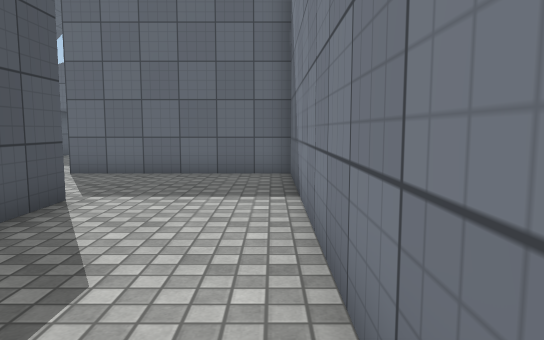
[1] (above)

16 first-person views from a walk through a scene from a Unity 3-D project. The camera is 1.2 m above the floor, tilts 6° down and sees 70° across. The floor is counted in squares, 1 m on a side. Each view is taken from the middle of a square. On the plan, view 1 faces up. The plan holds only what a view shows up to about 15 squares ahead; the rest is blank. The place goes on beyond the plan. The player character is not drawn. Surface patterns are stand-ins for the level's own textures.

[2]
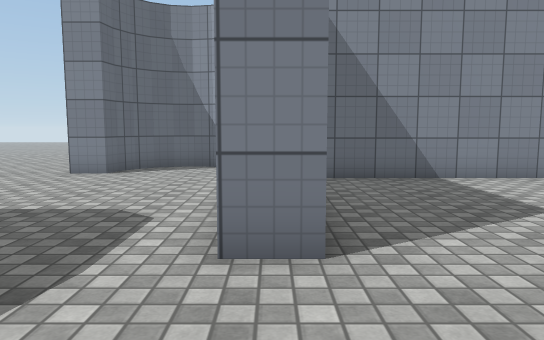

[3]
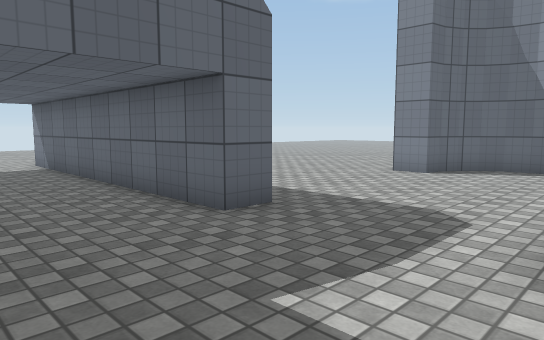

[4]
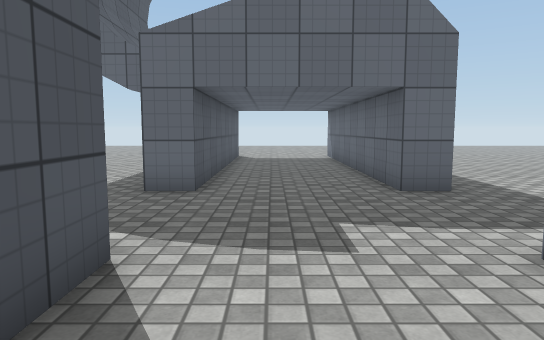

[5]
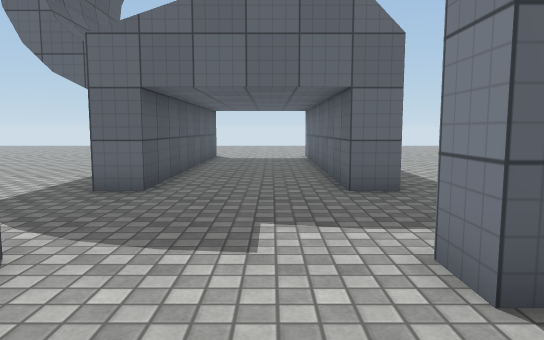

[6]
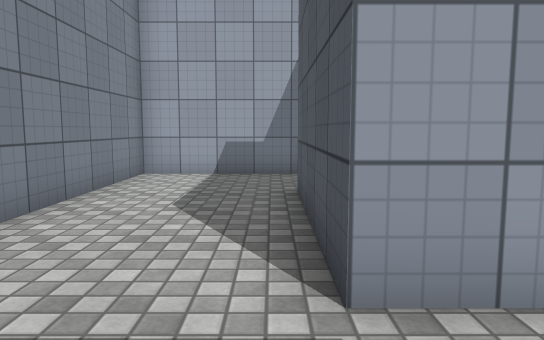

[7]
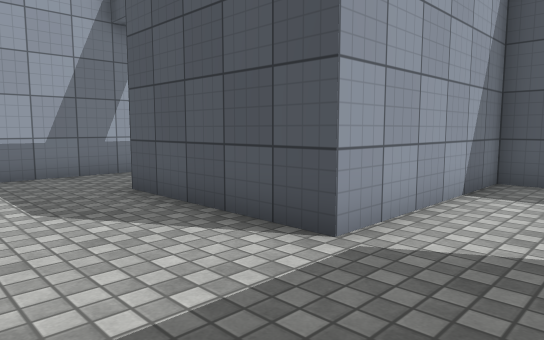

[8]
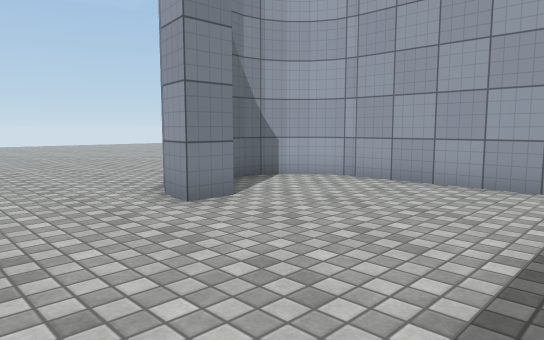

[9]
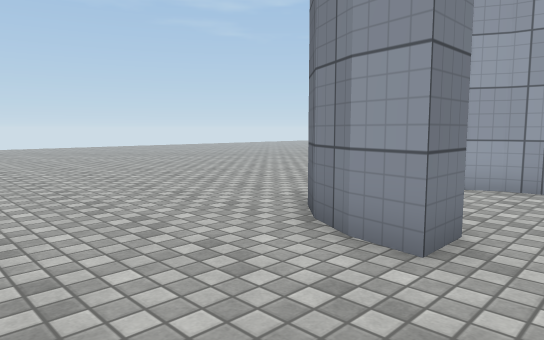

[10]
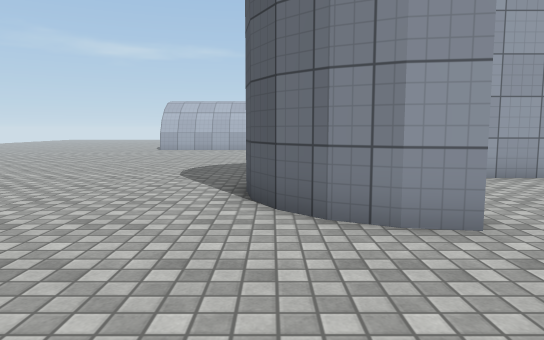

[11]
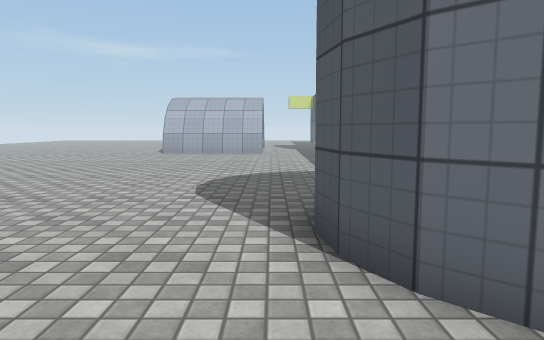

[12]
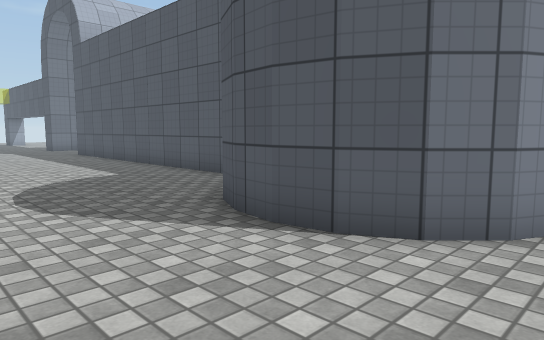

[13]
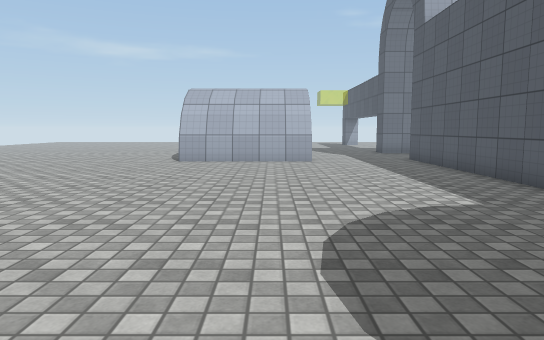

[14]
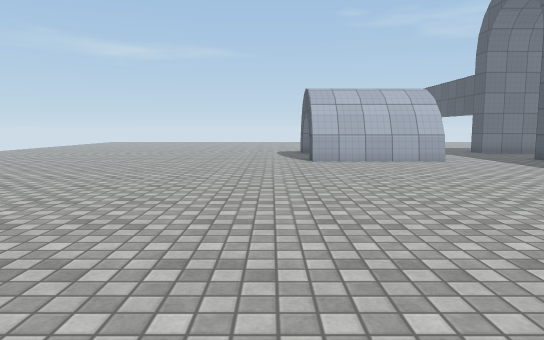

[15]
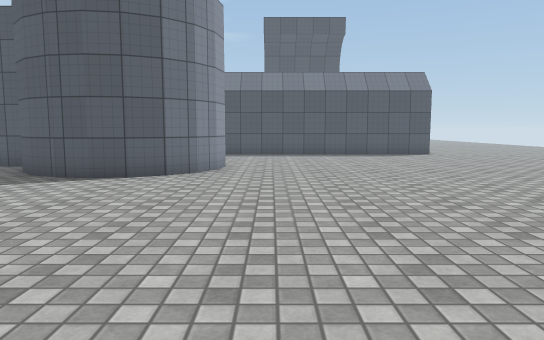

[16]
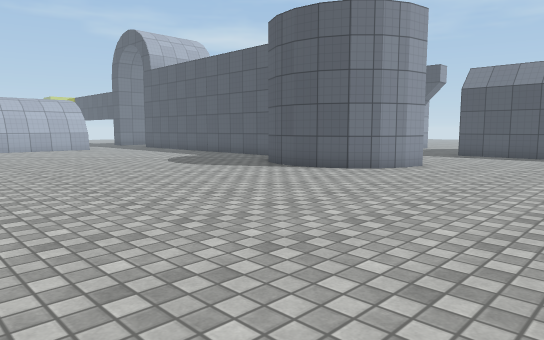

### Floor plan
Points are (right, up) in squares from view 1. A wall is a line through its corners. A room is listed if a view was taken in it or the views show most of it. See-through windows are left out.
Room 1 (views 1, 2, 3, 4, 5, 6, 7, 8, 9, 10, 11, 12, 13, 14, 15, 16)
walls: (1.4, 11.5) (2.1, 11.6) (2.7, 11.9) (3.1, 12.3) (3.4, 12.9) (3.5, 13.5) (3.4, 14.4) (2.7, 15.1) (2.1, 15.4) (1.5, 15.5) (1.5, 16.5) (2.4, 16.4) (3.3, 15.9) (3.9, 15.3) (4.4, 14.4) (4.5, 13.5) (4.4, 12.6) (3.9, 11.7) (3.2, 11); (1.5, 10) (1.5, -0.6); (3.4, 14.1) (3.1, 14.8); (-2.7, 11.5) (1.5, 11.5); (-4.4, 15.5) (-5.5, 15.5) (-5.5, 22.5); (5.5, -1.7) (10.5, -1.7); (5.4, -1.9) (10.5, -1.9); (-9.5, 11.5) (-9.5, 10); (-9.5, 7.4) (-9.5, 6.5) (-3.5, 6.5) (-3.5, 1.5); (-5, -1.5) (0.5, -1.5) (0.5, 10.5) (-5.5, 10.5) (-5.5, 11.5); (-9.5, 22.5) (-9.5, 15.5) (-10.5, 15.5)
low walls: (5.5, -1.5) (10.5, -1.5)
ways out: opening at (-11.7, 14.5); opening at (3.5, -1); opening at (12.5, -1.2)

Positions as (right, up) in squares from view 1, and headings:
1: (0, 0), facing up
2: (-9, 11), facing right
3: (-9, 11), facing up-right
4: (-8, 8), facing up
5: (-7, 8), facing up
6: (-3, 9), facing down
7: (0, 9), facing down-left
8: (-4, 20), facing down-right
9: (0, 20), facing down-right
10: (4, 21), facing down
11: (5, 18), facing down
12: (8, 17), facing down-left
13: (7, 13), facing down
14: (12, 13), facing down
15: (14, 18), facing left
16: (14, 22), facing down-left
